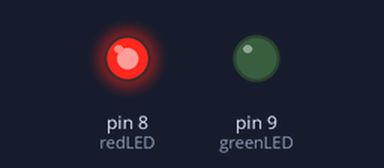
Bench run of a sketch on a simulated Arduino Uno, built with avr-gcc and run on an emulated ATmega328P. On the bench: output pins drawn as LEDs (lit = HIGH).

Above: at 2.5 s.
At 7.5 s:
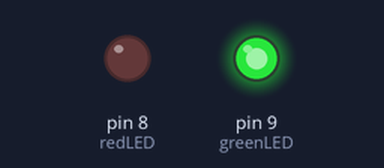
Timing chart, 0 to 13.0 s (numbered marks = the images above):
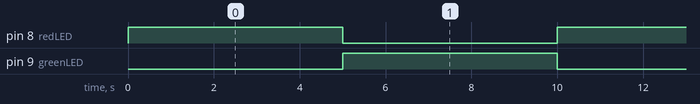

The sketch:

_iot_smart_monitoring_devic_1.ino
```cpp
int redLED = 8;
int greenLED = 9;

void setup() {
  pinMode(redLED, OUTPUT);
  pinMode(greenLED, OUTPUT);
}

void loop() {
  // Doctor in office
  digitalWrite(redLED, HIGH);
  digitalWrite(greenLED, LOW);
  delay(5000);  // 5 seconds

  // Doctor in operation room
  digitalWrite(redLED, LOW);
  digitalWrite(greenLED, HIGH);
  delay(5000);  // 5 seconds
}
```

Measured:
- by itself, pin 8 (redLED), pin 9 (greenLED): alternates HIGH for 5.0 s and LOW for 5.0 s
